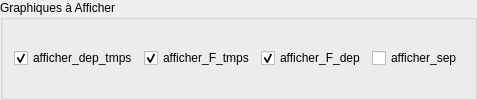
          <widget class="QGroupBox" name="groupBox_graphiques">
           <property name="title">
            <string>Graphiques à Afficher</string>
           </property>
           <layout class="QHBoxLayout" name="horizontalLayout_18">
            <item>
             <widget class="QCheckBox" name="checkBox_afficher_dep_tmps">
              <property name="toolTip">
               <string>&lt;html&gt;&lt;head/&gt;&lt;body&gt;&lt;p&gt;Afficher le graphique Déplacement = f(Temps).&lt;/p&gt;&lt;/body&gt;&lt;/html&gt;</string>
              </property>
              <property name="text">
               <string>afficher_dep_tmps</string>
              </property>
              <property name="checked">
               <bool>true</bool>
              </property>
             </widget>
            </item>
            <item>
             <widget class="QCheckBox" name="checkBox_afficher_F_tmps">
              <property name="toolTip">
               <string>&lt;html&gt;&lt;head/&gt;&lt;body&gt;&lt;p&gt;Afficher le graphique Force = f(Temps).&lt;/p&gt;&lt;/body&gt;&lt;/html&gt;</string>
              </property>
              <property name="text">
               <string>afficher_F_tmps</string>
              </property>
              <property name="checked">
               <bool>true</bool>
              </property>
             </widget>
            </item>
            <item>
             <widget class="QCheckBox" name="checkBox_afficher_F_dep">
              <property name="toolTip">
               <string>&lt;html&gt;&lt;head/&gt;&lt;body&gt;&lt;p&gt;Afficher le graphique Force = f(Déplacement).&lt;/p&gt;&lt;/body&gt;&lt;/html&gt;</string>
              </property>
              <property name="text">
               <string>afficher_F_dep</string>
              </property>
              <property name="checked">
               <bool>true</bool>
              </property>
             </widget>
            </item>
            <item>
             <widget class="QCheckBox" name="checkBox_afficher_sep">
              <property name="toolTip">
               <string>&lt;html&gt;&lt;head/&gt;&lt;body&gt;&lt;p&gt;Afficher les graphiques séparéments.&lt;/p&gt;&lt;/body&gt;&lt;/html&gt;</string>
              </property>
              <property name="text">
               <string>afficher_sep</string>
              </property>
              <property name="checked">
               <bool>false</bool>
              </property>
             </widget>
            </item>
           </layout>
          </widget>
